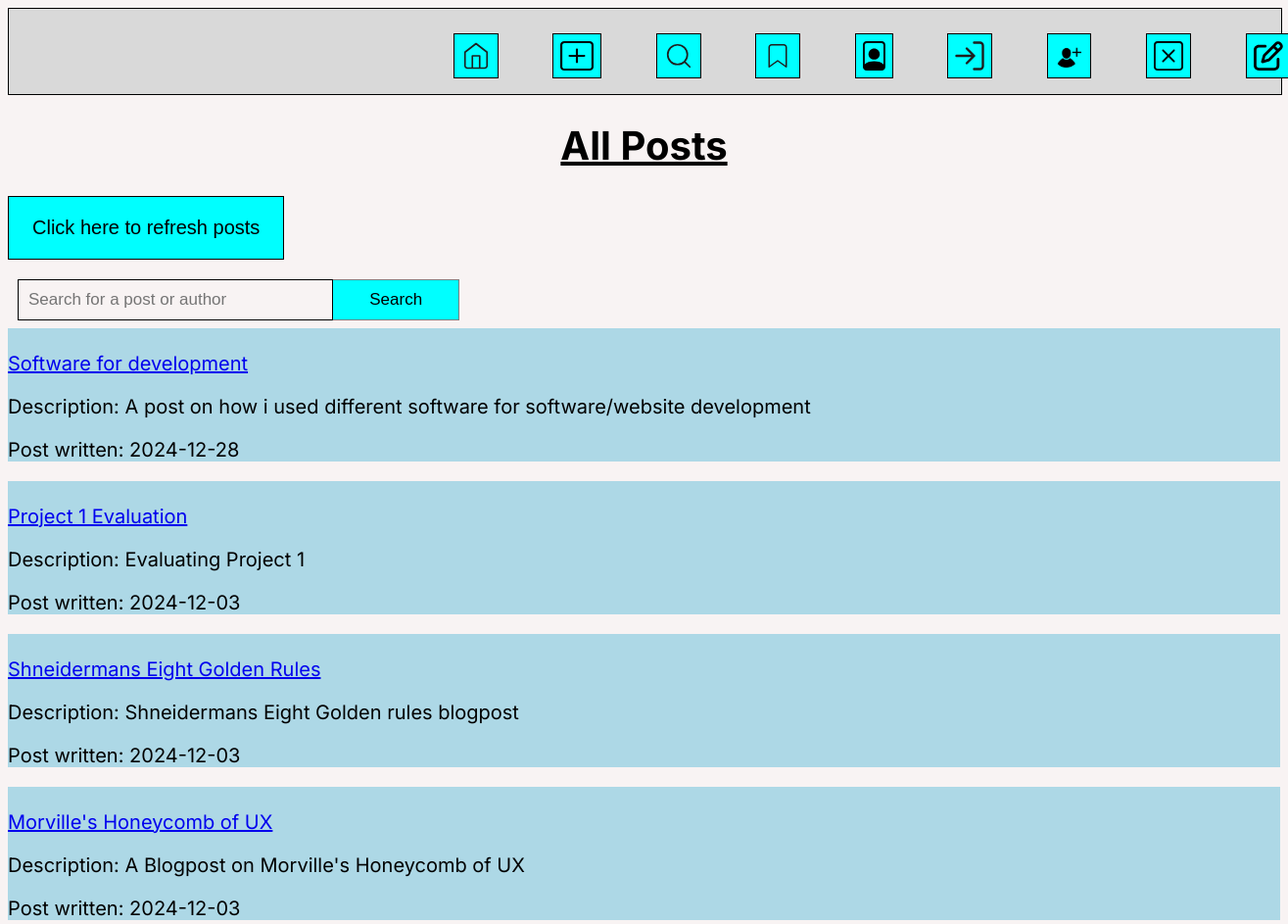
The page /list_posts.php (upper part) on the database as committed earlier.
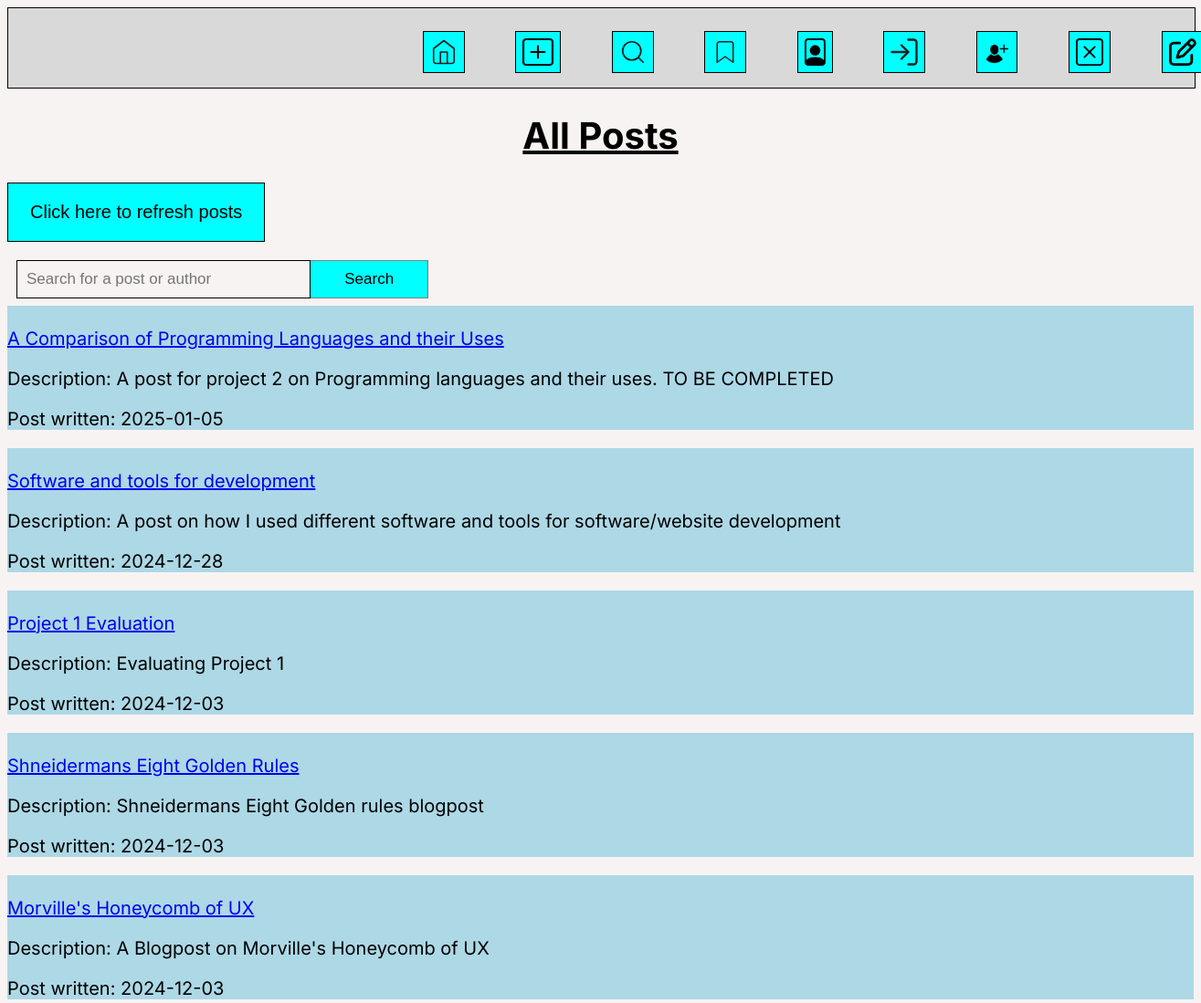
The same page on the database as committed later.
### tables this page shows
CREATE TABLE `posts` (
  `id` int(12) UNSIGNED NOT NULL,
  `title` varchar(255) NOT NULL,
  `description` varchar(255) NOT NULL,
  `post_txt` mediumtext NOT NULL,
  `picture` blob NOT NULL,
  `created` date NOT NULL DEFAULT current_timestamp()
);

### list_posts.php (the view, shortened to what this page needs)
<?php
include 'connectdb.php';
$posts = [];
if (empty($posts)) {
    $stmt = $conn->prepare("SELECT * FROM posts ORDER BY created DESC");
    $stmt->execute();
    $result = $stmt->get_result();
    while ($row = $result->fetch_assoc()) {
        $posts[] = $row;
    }
}
?>
<!DOCTYPE html>
<html lang="en">
<head>
    <link href="list_posts.css" rel="stylesheet">
</head>
<body>
<nav class="Header">
        <a class="icon" class="icon" href="index.php">
            <img src="Home.svg">
            </a>
            <a class="icon" href="new_post_form.php">
            <img src="create_post.svg">
            </a>
            <a class="icon" href="list_posts.php">
            <img src="Search.svg">
        <a class="icon" href="bookmarked_posts.php">
        <img src="Bookmark.svg">
        </a>
            <a class="icon" href="view_profile.php">
            <img src="Account.svg">
            </a>
            </a>
            <a class="icon" href="login.php">
            <img src="login.svg">
            </a>
            <a class="icon" href="signup.php">
            <img src="signup.svg">
            </a>
            <a class="icon" href="delete_profile.php">
        <img src="delete_profile.svg">
        </a>
        <a class="icon" href="feedback.php">
        <img src="feedback.svg">
        </a>
        </nav>
    <h1 class="title"><b><u>All Posts</u></b></h1>
    <div class="refresh">
        <button> <a href="list_posts.php"> Click here to refresh posts</a></button>
    </div>
    <div class="search-button">
        <form method='POST'>
            <input type="text" placeholder="Search for a post or author" name="search">
            <button name="submit">Search</button>
        </form>
    </div>
    <div class="posts-container">
        <?php
        if (!empty($posts)) {
            foreach ($posts as $row) {
                echo '<section class="postCard">';
                echo '<p><a href="retrieve_post.php?id=' . htmlspecialchars($row['id']) . '">' . '<br>', htmlspecialchars($row['title']) . '</a></p>';
                echo '<p>Description: ' . htmlspecialchars($row['description']) . '</p>';
                echo '<p>Post written: ' . htmlspecialchars($row['created']) . '</p>';
                echo '</section>';
            }
        } else {
            echo "<p>No posts found.</p>";
        }
        ?>
    </div>
</body>
</html>

### list_posts.css (style rules this page uses)
body { background-color: #F8F3F3; font-family: "Inter", sans-serif; font-size: 20px; }
nav { width: 100%; margin: auto; height: 87px; display: inline-block; background-color: #D9D9D9; border: 1px solid #000; }
.icon { text-decoration: none; position: relative; left: 33%; }
.icon img { border: #000 thin solid; padding: 7px; height: 30px; background-color: aqua; margin: 25px; }
.title { text-align: center; }
.refresh button { border: #000 thin solid; padding: 20px 24px; background-color: aqua; text-decoration: none; cursor: pointer; font-size: 20px; text-align: center; }
.refresh a { text-decoration: none; color: black; }
input { box-sizing: border-box; float: left; width: 25%; padding: 10px; background: transparent; color: black; font-size: 17px; border: 1px solid black; cursor: pointer; }
form button { background: aqua; float: left; width: 10%; padding: 10px; color: black; font-size: 17px; border: 1px solid grey; border-left: none; cursor: pointer; }
.search-button { text-decoration: none; padding-left: 10px; padding-bottom: 30px; }
section.postCard { background-color: lightblue; display: block; }

Rows that differ between the two databases and show on the page:
removed posts: title "Software for development", description "A post on how i used different software for software/website development", created "2024-12-28"
added posts: title "A Comparison of Programming Languages and their Uses", description "A post for project 2 on Programming languages and their uses. TO BE COMPLETED", created "2025-01-05"
added posts: title "Software and tools for development", description "A post on how I used different software and tools for software/website development", created "2024-12-28"
